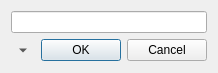
<?xml version="1.0" encoding="UTF-8"?>
<ui version="4.0">
 <class>PassWordDialog</class>
 <widget class="QDialog" name="PassWordDialog">
  <property name="geometry">
   <rect>
    <x>0</x>
    <y>0</y>
    <width>205</width>
    <height>69</height>
   </rect>
  </property>
  <property name="windowTitle">
   <string>输入密码</string>
  </property>
  <property name="windowIcon">
   <iconset>
    <normaloff>:/Resources/20130104095015810_easyicon_cn_64.png</normaloff>:/Resources/20130104095015810_easyicon_cn_64.png</iconset>
  </property>
  <layout class="QVBoxLayout">
   <item>
    <widget class="QLineEdit" name="lineEdit">
     <property name="echoMode">
      <enum>QLineEdit::Password</enum>
     </property>
    </widget>
   </item>
   <item>
    <layout class="QHBoxLayout" name="horizontalLayout">
     <item>
      <widget class="QToolButton" name="toolButton">
       <property name="autoRaise">
        <bool>true</bool>
       </property>
       <property name="arrowType">
        <enum>Qt::DownArrow</enum>
       </property>
      </widget>
     </item>
     <item>
      <widget class="QDialogButtonBox" name="buttonBox">
       <property name="orientation">
        <enum>Qt::Horizontal</enum>
       </property>
       <property name="standardButtons">
        <set>QDialogButtonBox::Cancel|QDialogButtonBox::Ok</set>
       </property>
      </widget>
     </item>
    </layout>
   </item>
  </layout>
  <action name="actionPasswd">
   <property name="text">
    <string>修改密码</string>
   </property>
  </action>
 </widget>
 <resources>
  <include location="labelex.qrc"/>
  <include location="labelex.qrc"/>
 </resources>
 <connections>
  <connection>
   <sender>buttonBox</sender>
   <signal>accepted()</signal>
   <receiver>PassWordDialog</receiver>
   <slot>accept()</slot>
   <hints>
    <hint type="sourcelabel">
     <x>248</x>
     <y>254</y>
    </hint>
    <hint type="destinationlabel">
     <x>157</x>
     <y>274</y>
    </hint>
   </hints>
  </connection>
  <connection>
   <sender>buttonBox</sender>
   <signal>rejected()</signal>
   <receiver>PassWordDialog</receiver>
   <slot>reject()</slot>
   <hints>
    <hint type="sourcelabel">
     <x>316</x>
     <y>260</y>
    </hint>
    <hint type="destinationlabel">
     <x>286</x>
     <y>274</y>
    </hint>
   </hints>
  </connection>
 </connections>
</ui>
